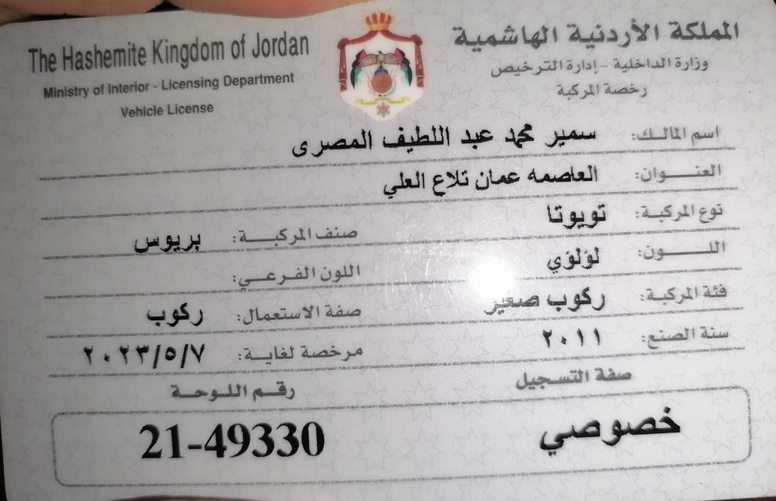
#> input picture bot/images/front.jpeg, 776 x 501 px, shrunk from 1280 x 826 before the run
$ python OCR4.py
#> lines starting #> are read from the running program, lines starting #| are printed output that depends on the picture; after the words box and inside, x2 and y2 are one past the last pixel; in counts of white or black regions, pixels touching at a corner belong together
import pytesseract
from PIL import Image
import cv2
import re

pytesseract.pytesseract.tesseract_cmd = r'C:\Program Files\Tesseract-OCR\tesseract.exe'

# front_face_license = 'Image/WhatsApp Image 2023-06-27 at 2.05.51 PM.jpeg' # USER INPUt FRONT FACE OF LICENCE
front_face_license = '../images/front.jpeg' # USER INPUt FRONT FACE OF LICENCE
image = cv2.imread(front_face_license)
#> image is the input picture: shape (501, 776, 3); mean B, G, R 170.4, 170.7, 174.5

gray = cv2.cvtColor(image, cv2.COLOR_BGR2GRAY)

preprocessed = cv2.GaussianBlur(gray, (5, 5), 0)
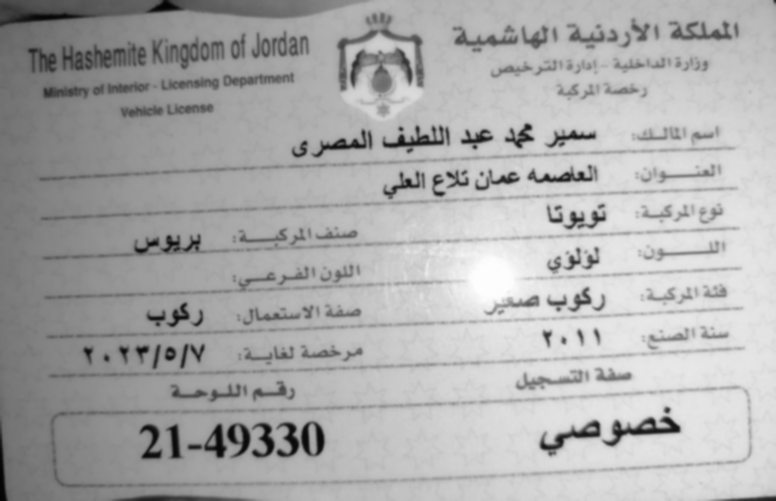
#> preprocessed: shape (501, 776); min 3, max 254, mean 171.8
preprocessed = cv2.threshold(preprocessed, 0, 255, cv2.THRESH_BINARY | cv2.THRESH_OTSU)[1]
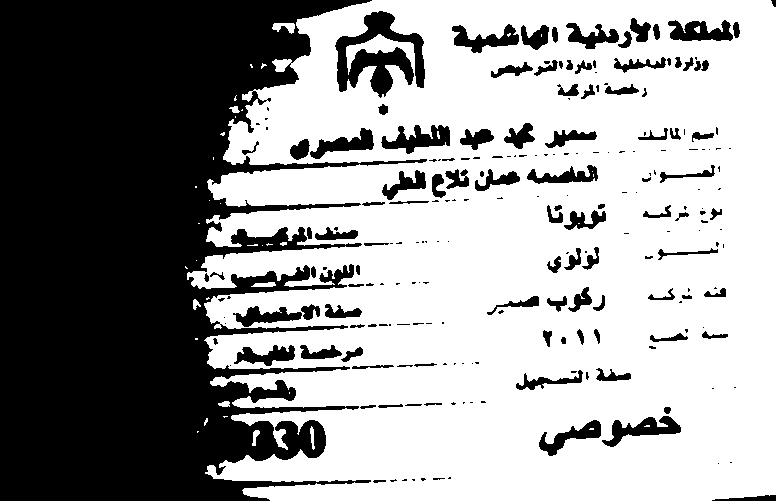
#> preprocessed: shape (501, 776); 60.3% white; 222 black regions (116 under 20 px), largest, box (x1, y1, x2, y2) and area: (0, 0, 427, 501) 129387, (335, 11, 425, 98) 3649, (381, 125, 450, 154) 1026

pil_image = Image.fromarray(preprocessed)

#> (the run stopped early here; a loop or call above may not have finished)
